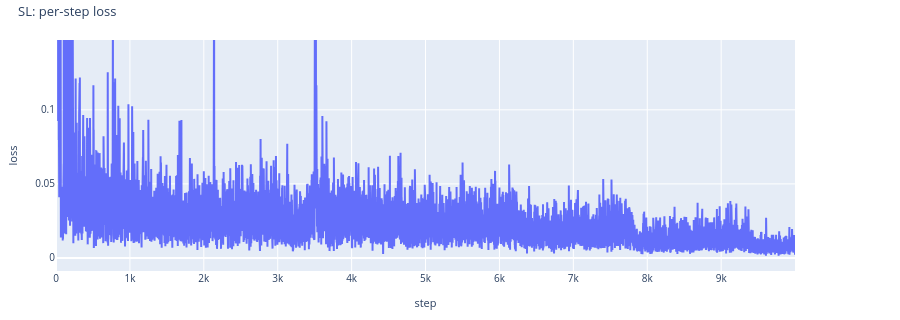
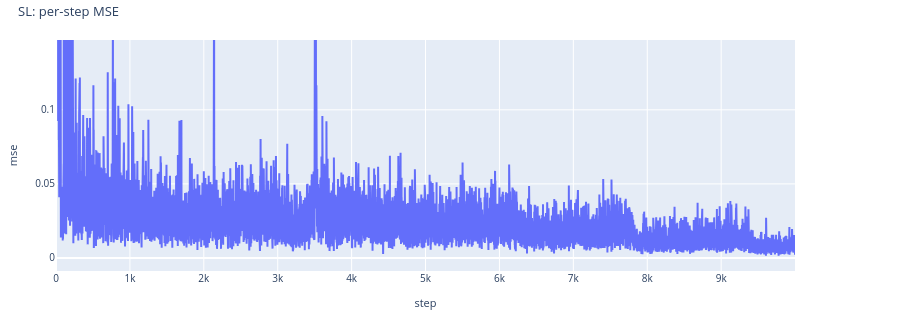

These figures' notebook cell, in order:
### Code cell
# SL: per-step training loss / MSE (dense per-gradient-step curves; requires step-level artifacts)
if sl is not None:
    try:
        display(sl.plot_vs_step("loss", title="SL: per-step loss", save_path=WRITEUP_ASSETS / "sl_per_step_loss.html"))
        display(sl.plot_vs_step("mse", title="SL: per-step MSE", save_path=WRITEUP_ASSETS / "sl_per_step_mse.html"))
    except ValueError as e:
        print(f"SL per-step plots unavailable (old-format artifacts?): {e}")

### Figure 1 — Plotly figure (JSON) as saved in the notebook; plotly's stock layout.template omitted (floating-point values rounded to 4 significant figures; data arrays with more than 128 entries replaced by an {"elided": "..."} marker saying what was removed)
{"data": [{"customdata": {"elided": "10000x2 int values"}, "hovertemplate": "step: %{x}<br>loss: %{y}<br>num_lookforward_tokens: %{customdata[0]}<br>n_seeds: %{customdata[1]}<extra>look=1</extra>", "legendgroup": "look=1", "line": {"color": "#636EFA"}, "mode": "lines", "name": "look=1", "type": "scatter", "x": {"elided": "10000 int values"}, "y": {"elided": "10000 float values"}}], "layout": {"font": {"size": 11}, "height": 320, "legend": {"font": {"size": 10}, "x": 1.01, "xanchor": "left", "y": 1, "yanchor": "top"}, "margin": {"b": 40, "l": 50, "r": 105, "t": 40}, "title": {"font": {"size": 13}, "text": "SL: per-step loss", "x": 0.02, "xanchor": "left", "y": 0.98, "yanchor": "top"}, "xaxis": {"tickfont": {"size": 10}, "title": {"font": {"size": 11}, "text": "step"}}, "yaxis": {"autorangeoptions": {"clipmax": 0.1471, "clipmin": -0.008784}, "tickfont": {"size": 10}, "title": {"font": {"size": 11}, "text": "loss"}}}}

### Figure 2 — Plotly figure (JSON) as saved in the notebook; plotly's stock layout.template omitted (floating-point values rounded to 4 significant figures; data arrays with more than 128 entries replaced by an {"elided": "..."} marker saying what was removed)
{"data": [{"customdata": {"elided": "10000x2 int values"}, "hovertemplate": "step: %{x}<br>mse: %{y}<br>num_lookforward_tokens: %{customdata[0]}<br>n_seeds: %{customdata[1]}<extra>look=1</extra>", "legendgroup": "look=1", "line": {"color": "#636EFA"}, "mode": "lines", "name": "look=1", "type": "scatter", "x": {"elided": "10000 int values"}, "y": {"elided": "10000 float values"}}], "layout": {"font": {"size": 11}, "height": 320, "legend": {"font": {"size": 10}, "x": 1.01, "xanchor": "left", "y": 1, "yanchor": "top"}, "margin": {"b": 40, "l": 50, "r": 105, "t": 40}, "title": {"font": {"size": 13}, "text": "SL: per-step MSE", "x": 0.02, "xanchor": "left", "y": 0.98, "yanchor": "top"}, "xaxis": {"tickfont": {"size": 10}, "title": {"font": {"size": 11}, "text": "step"}}, "yaxis": {"autorangeoptions": {"clipmax": 0.1471, "clipmin": -0.008784}, "tickfont": {"size": 10}, "title": {"font": {"size": 11}, "text": "mse"}}}}
